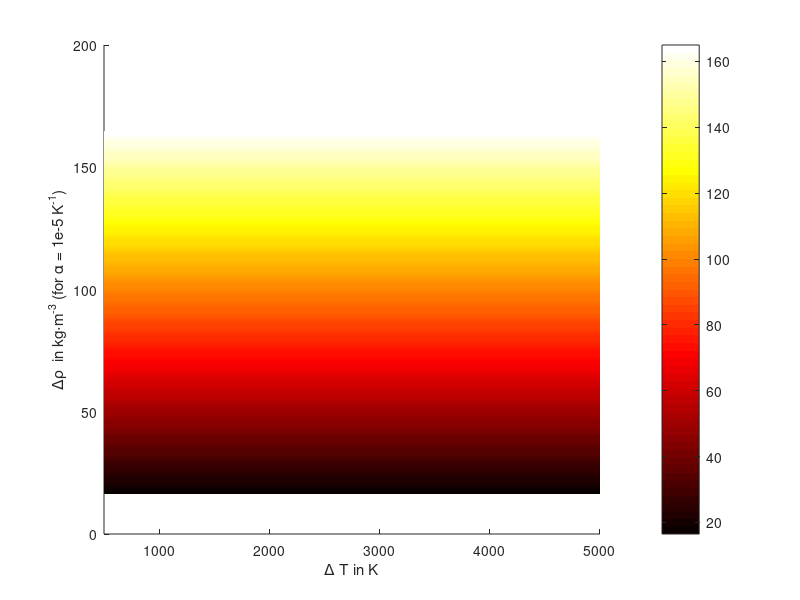

The MATLAB script that drew this image:
%% deltaDensityTemp2.m
% 5/5/2009 Alessondra Springmann

%% initializations

% close all;
% clear all;

% T1 = 500:100:5000; % in C
rho_2 = 3400; %kg/m^3
rho_1 = 3300; %kg/m^3

alpha = 1e-5;% 1e-5 1e-6];

%% calculation

deltaT = 500:50:5000;

max = size(deltaT,2);

deltaT = deltaT';

delta_rho = zeros(max,max);

figure(50);
hold on
for i = 1:max;
    delta_rho(i,:) = deltaT(i).*rho_1.*alpha; % change in density
    %plot(deltaT, delta_rho(i,1), '*', 'Color', [0 .5 i./max])
end

pcolor(deltaT, delta_rho(:,1), delta_rho(:,:));
shading interp;
colorbar;
colormap('hot')

xlim([500 5000]);

xlabel('\Delta T in K')
ylabel('\Delta\rho  in kg\cdotm^{-3} (for \alpha = 1e-5 K^{-1})')
% legend(legend_str1, legend_str2, legend_str3, 'Location', 'East') 

%set(figure(50), 'Renderer', '-painters')
hold off

%print('-depsc', 'plots/deltaRho.eps')

print -depsc -painters 'plots/deltaRho.eps';

% this gives you an actual vector output;
% http://www.mathworks.com/matlabcentral/newsreader/view_thread/155211